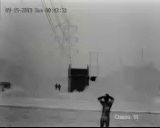
#> input picture data/trial/frame912.jpg, 160 x 128 px, found by its file name
$ python trial.py
#> lines starting #> are read from the running program, lines starting #| are printed output that depends on the picture; after the words box and inside, x2 and y2 are one past the last pixel; in counts of white or black regions, pixels touching at a corner belong together
import cv2
image1 = cv2.imread("frame912.jpg", cv2.IMREAD_COLOR)
#> image1 is the input picture: shape (128, 160, 3); mean B, G, R 131.3, 132.1, 132
image2 = cv2.imread("frame972.jpg", cv2.IMREAD_COLOR)
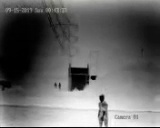
#> input picture data/trial/frame972.jpg, 160 x 128 px, found by its file name
#> image2 is the input picture: shape (128, 160, 3); mean B, G, R 101.7, 101.8, 101.8
image = cv2.subtract(image2, image1)
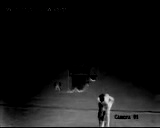
#> image: shape (128, 160, 3); mean B, G, R 20, 20, 20
print(image)
#> (printed output is left out)
cv2.imwrite("result.jpg", image)
result = cv2.imread("result.jpg", cv2.IMREAD_COLOR)
#> result: shape (128, 160, 3); min 0, max 221, mean 20
ret, image = cv2.threshold(result, 150, 1, cv2.THRESH_BINARY)
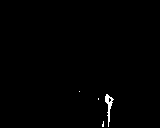
#> image: shape (128, 160, 3); values 0 (black) and 1 (white), 0.57% white in thin lines or dots, all inside (x1, y1, x2, y2) = (79, 91, 114, 127)
cv2.imwrite("threshold.jpg", image)
